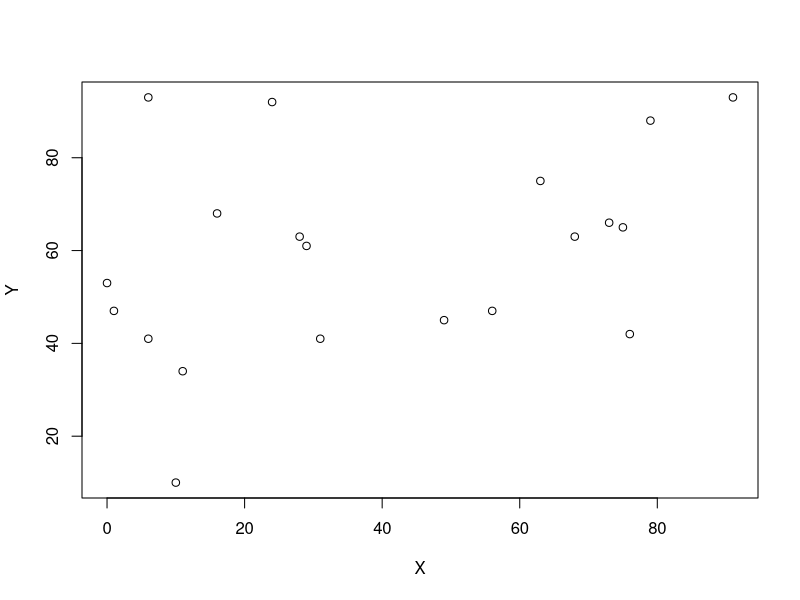
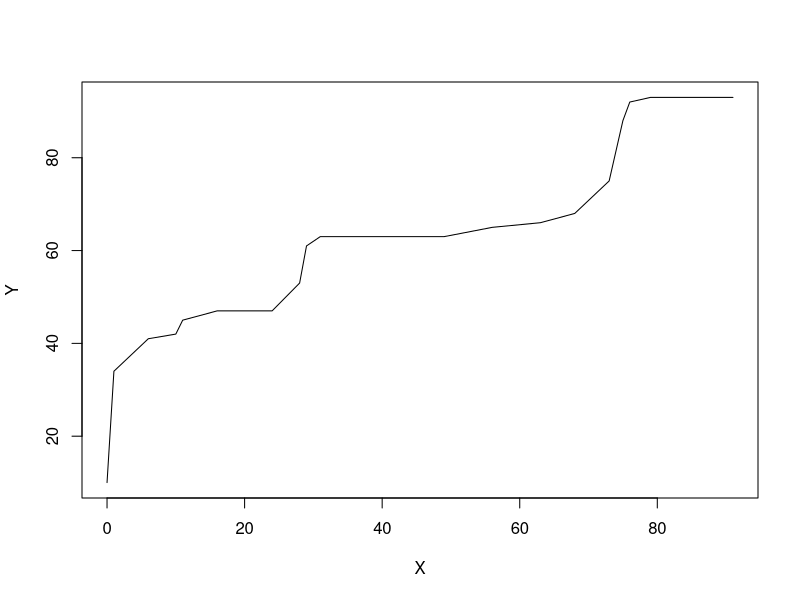

The R source for these figures, in order:
# Generates a vector with 20 random numbers
numbers <- floor(runif(20, min = 0, max = 501))

# Generates an x and y for graphing later
x <- floor(runif(20, min = 0, max = 101))
y <- floor(runif(20, min = 0, max = 101))

# Displays the highest value
max(numbers)
# Displays the lowest value
min(numbers)
# Displays the average
mean(numbers)
# Displays the most middle value
median(sort(numbers))
# Displays the most common value(mode)
names(sort(-table(numbers)))[1]

# Displays Scatter Plot
plot(x, y, xlab="X", ylab="Y")

#Displays Line Chart
plot(sort(x), sort(y), type = "l", xlab="X", ylab="Y")
